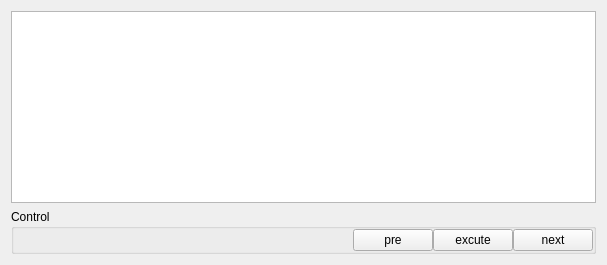
           <widget class="QWidget" name="page_8">
            <layout class="QGridLayout" name="gridLayout_15">
             <item row="0" column="0">
              <widget class="QTextEdit" name="textEdit_5">
               <property name="html">
                <string>&lt;!DOCTYPE HTML PUBLIC &quot;-//W3C//DTD HTML 4.0//EN&quot; &quot;http://www.w3.org/TR/REC-html40/strict.dtd&quot;&gt;
&lt;html&gt;&lt;head&gt;&lt;meta name=&quot;qrichtext&quot; content=&quot;1&quot; /&gt;&lt;style type=&quot;text/css&quot;&gt;
p, li { white-space: pre-wrap; }
&lt;/style&gt;&lt;/head&gt;&lt;body style=&quot; font-family:'SimSun'; font-size:9pt; font-weight:400; font-style:normal;&quot;&gt;
&lt;p align=&quot;center&quot; style=&quot; margin-top:0px; margin-bottom:0px; margin-left:0px; margin-right:0px; -qt-block-indent:0; text-indent:0px;&quot;&gt;&lt;img src=&quot;:/icon/JHJ5.png&quot; /&gt;&lt;/p&gt;&lt;/body&gt;&lt;/html&gt;</string>
               </property>
              </widget>
             </item>
             <item row="1" column="0">
              <widget class="QGroupBox" name="groupBox_9">
               <property name="sizePolicy">
                <sizepolicy hsizetype="Preferred" vsizetype="Fixed">
                 <horstretch>0</horstretch>
                 <verstretch>0</verstretch>
                </sizepolicy>
               </property>
               <property name="title">
                <string>Control</string>
               </property>
               <layout class="QGridLayout" name="gridLayout_16">
                <property name="leftMargin">
                 <number>0</number>
                </property>
                <property name="topMargin">
                 <number>0</number>
                </property>
                <property name="rightMargin">
                 <number>0</number>
                </property>
                <property name="bottomMargin">
                 <number>0</number>
                </property>
                <property name="spacing">
                 <number>0</number>
                </property>
                <item row="0" column="0">
                 <spacer name="horizontalSpacer_6">
                  <property name="orientation">
                   <enum>Qt::Horizontal</enum>
                  </property>
                  <property name="sizeHint" stdset="0">
                   <size>
                    <width>339</width>
                    <height>20</height>
                   </size>
                  </property>
                 </spacer>
                </item>
                <item row="0" column="1">
                 <widget class="QPushButton" name="pushButton_TestExecute_pre5">
                  <property name="sizePolicy">
                   <sizepolicy hsizetype="Minimum" vsizetype="Minimum">
                    <horstretch>0</horstretch>
                    <verstretch>0</verstretch>
                   </sizepolicy>
                  </property>
                  <property name="minimumSize">
                   <size>
                    <width>0</width>
                    <height>0</height>
                   </size>
                  </property>
                  <property name="text">
                   <string>pre</string>
                  </property>
                  <property name="icon">
                   <iconset>
                    <normaloff>:/pic/arrow-left-double-3.ico</normaloff>:/pic/arrow-left-double-3.ico</iconset>
                  </property>
                 </widget>
                </item>
                <item row="0" column="2">
                 <widget class="QPushButton" name="pushButton_TestExecute_do5">
                  <property name="sizePolicy">
                   <sizepolicy hsizetype="Minimum" vsizetype="Minimum">
                    <horstretch>0</horstretch>
                    <verstretch>0</verstretch>
                   </sizepolicy>
                  </property>
                  <property name="minimumSize">
                   <size>
                    <width>0</width>
                    <height>0</height>
                   </size>
                  </property>
                  <property name="text">
                   <string>excute</string>
                  </property>
                  <property name="icon">
                   <iconset>
                    <normaloff>:/pic/arrow-right-3.ico</normaloff>:/pic/arrow-right-3.ico</iconset>
                  </property>
                 </widget>
                </item>
                <item row="0" column="3">
                 <widget class="QPushButton" name="pushButton_TestExecute_next5">
                  <property name="sizePolicy">
                   <sizepolicy hsizetype="Minimum" vsizetype="Minimum">
                    <horstretch>0</horstretch>
                    <verstretch>0</verstretch>
                   </sizepolicy>
                  </property>
                  <property name="minimumSize">
                   <size>
                    <width>0</width>
                    <height>0</height>
                   </size>
                  </property>
                  <property name="text">
                   <string>next</string>
                  </property>
                  <property name="icon">
                   <iconset>
                    <normaloff>:/pic/arrow-right-double-3.ico</normaloff>:/pic/arrow-right-double-3.ico</iconset>
                  </property>
                 </widget>
                </item>
               </layout>
              </widget>
             </item>
            </layout>
           </widget>
